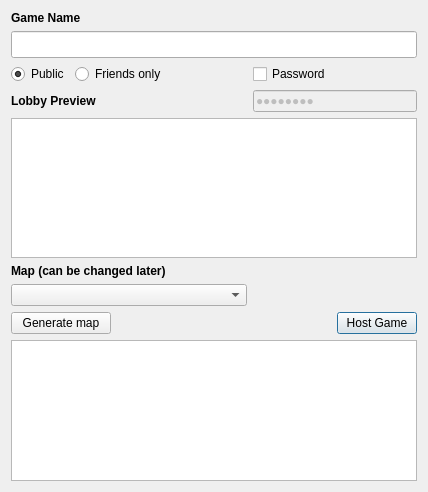
<?xml version="1.0" encoding="UTF-8"?>
<ui version="4.0">
 <class>HostGameDialog</class>
 <widget class="QDialog" name="HostGameDialog">
  <property name="geometry">
   <rect>
    <x>0</x>
    <y>0</y>
    <width>428</width>
    <height>492</height>
   </rect>
  </property>
  <property name="windowTitle">
   <string>Dialog</string>
  </property>
  <layout class="QGridLayout" name="gridLayout_2">
   <item row="2" column="0">
    <layout class="QHBoxLayout" name="horizontalLayout">
     <item>
      <widget class="QRadioButton" name="radioPublic">
       <property name="text">
        <string>Public</string>
       </property>
       <property name="checked">
        <bool>true</bool>
       </property>
      </widget>
     </item>
     <item>
      <widget class="QRadioButton" name="radioFriends">
       <property name="enabled">
        <bool>true</bool>
       </property>
       <property name="text">
        <string>Friends only</string>
       </property>
       <property name="checkable">
        <bool>true</bool>
       </property>
      </widget>
     </item>
     <item>
      <spacer name="horizontalSpacer">
       <property name="orientation">
        <enum>Qt::Horizontal</enum>
       </property>
       <property name="sizeHint" stdset="0">
        <size>
         <width>40</width>
         <height>20</height>
        </size>
       </property>
      </spacer>
     </item>
    </layout>
   </item>
   <item row="0" column="0">
    <widget class="QLabel" name="label">
     <property name="font">
      <font>
       <weight>75</weight>
       <bold>true</bold>
      </font>
     </property>
     <property name="text">
      <string>Game Name</string>
     </property>
    </widget>
   </item>
   <item row="4" column="0" colspan="3">
    <widget class="QListView" name="gamePreview">
     <property name="sizePolicy">
      <sizepolicy hsizetype="Expanding" vsizetype="Fixed">
       <horstretch>0</horstretch>
       <verstretch>0</verstretch>
      </sizepolicy>
     </property>
     <property name="minimumSize">
      <size>
       <width>360</width>
       <height>120</height>
      </size>
     </property>
     <property name="focusPolicy">
      <enum>Qt::NoFocus</enum>
     </property>
     <property name="lineWidth">
      <number>0</number>
     </property>
     <property name="verticalScrollBarPolicy">
      <enum>Qt::ScrollBarAlwaysOff</enum>
     </property>
     <property name="horizontalScrollBarPolicy">
      <enum>Qt::ScrollBarAlwaysOff</enum>
     </property>
     <property name="autoScroll">
      <bool>false</bool>
     </property>
     <property name="selectionMode">
      <enum>QAbstractItemView::NoSelection</enum>
     </property>
     <property name="iconSize">
      <size>
       <width>100</width>
       <height>100</height>
      </size>
     </property>
     <property name="textElideMode">
      <enum>Qt::ElideMiddle</enum>
     </property>
     <property name="verticalScrollMode">
      <enum>QAbstractItemView::ScrollPerPixel</enum>
     </property>
     <property name="horizontalScrollMode">
      <enum>QAbstractItemView::ScrollPerPixel</enum>
     </property>
     <property name="movement">
      <enum>QListView::Static</enum>
     </property>
     <property name="flow">
      <enum>QListView::LeftToRight</enum>
     </property>
     <property name="resizeMode">
      <enum>QListView::Adjust</enum>
     </property>
     <property name="viewMode">
      <enum>QListView::IconMode</enum>
     </property>
     <property name="uniformItemSizes">
      <bool>true</bool>
     </property>
    </widget>
   </item>
   <item row="5" column="0">
    <widget class="QLabel" name="label_2">
     <property name="font">
      <font>
       <weight>75</weight>
       <bold>true</bold>
      </font>
     </property>
     <property name="text">
      <string>Map (can be changed later)</string>
     </property>
    </widget>
   </item>
   <item row="6" column="0">
    <widget class="QComboBox" name="mapList"/>
   </item>
   <item row="1" column="0" colspan="3">
    <widget class="QLineEdit" name="titleEdit">
     <property name="font">
      <font>
       <pointsize>12</pointsize>
      </font>
     </property>
     <property name="text">
      <string/>
     </property>
     <property name="maxLength">
      <number>25</number>
     </property>
    </widget>
   </item>
   <item row="2" column="1">
    <widget class="QCheckBox" name="passCheck">
     <property name="text">
      <string>Password</string>
     </property>
    </widget>
   </item>
   <item row="3" column="1" colspan="2">
    <widget class="QLineEdit" name="passEdit">
     <property name="enabled">
      <bool>false</bool>
     </property>
     <property name="text">
      <string>password</string>
     </property>
     <property name="maxLength">
      <number>25</number>
     </property>
     <property name="echoMode">
      <enum>QLineEdit::PasswordEchoOnEdit</enum>
     </property>
     <property name="cursorPosition">
      <number>8</number>
     </property>
    </widget>
   </item>
   <item row="3" column="0">
    <widget class="QLabel" name="label_3">
     <property name="font">
      <font>
       <weight>75</weight>
       <bold>true</bold>
      </font>
     </property>
     <property name="text">
      <string>Lobby Preview</string>
     </property>
    </widget>
   </item>
   <item row="8" column="0" colspan="3">
    <widget class="QListWidget" name="modList">
     <property name="font">
      <font>
       <pointsize>10</pointsize>
      </font>
     </property>
     <property name="horizontalScrollBarPolicy">
      <enum>Qt::ScrollBarAlwaysOff</enum>
     </property>
     <property name="editTriggers">
      <set>QAbstractItemView::SelectedClicked</set>
     </property>
     <property name="showDropIndicator" stdset="0">
      <bool>false</bool>
     </property>
     <property name="dragDropMode">
      <enum>QAbstractItemView::DragOnly</enum>
     </property>
     <property name="selectionMode">
      <enum>QAbstractItemView::MultiSelection</enum>
     </property>
     <property name="verticalScrollMode">
      <enum>QAbstractItemView::ScrollPerPixel</enum>
     </property>
     <property name="horizontalScrollMode">
      <enum>QAbstractItemView::ScrollPerPixel</enum>
     </property>
     <property name="movement">
      <enum>QListView::Snap</enum>
     </property>
    </widget>
   </item>
   <item row="7" column="2">
    <widget class="QPushButton" name="hostButton">
     <property name="text">
      <string>Host Game</string>
     </property>
    </widget>
   </item>
   <item row="7" column="0">
    <widget class="QPushButton" name="generateButton">
     <property name="maximumSize">
      <size>
       <width>100</width>
       <height>16777215</height>
      </size>
     </property>
     <property name="text">
      <string>Generate map</string>
     </property>
    </widget>
   </item>
  </layout>
  <zorder>label</zorder>
  <zorder>titleEdit</zorder>
  <zorder>passEdit</zorder>
  <zorder>passCheck</zorder>
  <zorder>mapList</zorder>
  <zorder>label_2</zorder>
  <zorder>label_3</zorder>
  <zorder>gamePreview</zorder>
  <zorder>hostButton</zorder>
  <zorder>modList</zorder>
  <zorder>generateButton</zorder>
 </widget>
 <resources/>
 <connections>
  <connection>
   <sender>passCheck</sender>
   <signal>toggled(bool)</signal>
   <receiver>passEdit</receiver>
   <slot>setEnabled(bool)</slot>
   <hints>
    <hint type="sourcelabel">
     <x>300</x>
     <y>58</y>
    </hint>
    <hint type="destinationlabel">
     <x>280</x>
     <y>80</y>
    </hint>
   </hints>
  </connection>
 </connections>
</ui>
